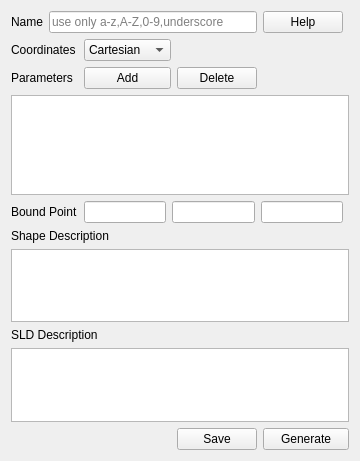
<?xml version="1.0" encoding="UTF-8"?>
<ui version="4.0">
 <class>subwindow_user_defined_model</class>
 <widget class="QWidget" name="subwindow_user_defined_model">
  <property name="geometry">
   <rect>
    <x>0</x>
    <y>0</y>
    <width>347</width>
    <height>461</height>
   </rect>
  </property>
  <property name="windowTitle">
   <string>User-defined Model</string>
  </property>
  <layout class="QGridLayout" name="gridLayout">
   <item row="0" column="0">
    <widget class="QLabel" name="label_6">
     <property name="text">
      <string>Name</string>
     </property>
    </widget>
   </item>
   <item row="0" column="1" colspan="3">
    <widget class="QLineEdit" name="lineEdit_name">
     <property name="text">
      <string/>
     </property>
     <property name="placeholderText">
      <string>use only a-z,A-Z,0-9,underscore</string>
     </property>
    </widget>
   </item>
   <item row="0" column="4">
    <widget class="QPushButton" name="pushButton_help">
     <property name="text">
      <string>Help</string>
     </property>
    </widget>
   </item>
   <item row="1" column="0" colspan="2">
    <widget class="QLabel" name="label">
     <property name="text">
      <string>Coordinates</string>
     </property>
    </widget>
   </item>
   <item row="1" column="2">
    <widget class="QComboBox" name="comboBox_coord">
     <item>
      <property name="text">
       <string>Cartesian</string>
      </property>
     </item>
     <item>
      <property name="text">
       <string>Spherical</string>
      </property>
     </item>
     <item>
      <property name="text">
       <string>Cylindrical</string>
      </property>
     </item>
    </widget>
   </item>
   <item row="2" column="0" colspan="2">
    <widget class="QLabel" name="label_2">
     <property name="text">
      <string>Parameters</string>
     </property>
    </widget>
   </item>
   <item row="2" column="2">
    <widget class="QPushButton" name="pushButton_add_param">
     <property name="text">
      <string>Add</string>
     </property>
    </widget>
   </item>
   <item row="2" column="3">
    <widget class="QPushButton" name="pushButton_delete_param">
     <property name="text">
      <string>Delete</string>
     </property>
    </widget>
   </item>
   <item row="2" column="4" colspan="2">
    <spacer name="horizontalSpacer_2">
     <property name="orientation">
      <enum>Qt::Horizontal</enum>
     </property>
     <property name="sizeHint" stdset="0">
      <size>
       <width>78</width>
       <height>20</height>
      </size>
     </property>
    </spacer>
   </item>
   <item row="3" column="0" colspan="6">
    <widget class="QTableView" name="tableView_params">
     <property name="minimumSize">
      <size>
       <width>0</width>
       <height>100</height>
      </size>
     </property>
     <property name="font">
      <font>
       <family>Consolas</family>
      </font>
     </property>
    </widget>
   </item>
   <item row="4" column="0" colspan="2">
    <widget class="QLabel" name="label_3">
     <property name="text">
      <string>Bound Point</string>
     </property>
    </widget>
   </item>
   <item row="4" column="2" colspan="3">
    <layout class="QHBoxLayout" name="horizontalLayout">
     <item>
      <widget class="QLineEdit" name="lineEdit_bound_point_1"/>
     </item>
     <item>
      <widget class="QLineEdit" name="lineEdit_bound_point_2"/>
     </item>
     <item>
      <widget class="QLineEdit" name="lineEdit_bound_point_3"/>
     </item>
    </layout>
   </item>
   <item row="4" column="5">
    <spacer name="horizontalSpacer">
     <property name="orientation">
      <enum>Qt::Horizontal</enum>
     </property>
     <property name="sizeHint" stdset="0">
      <size>
       <width>2</width>
       <height>17</height>
      </size>
     </property>
    </spacer>
   </item>
   <item row="5" column="0" colspan="3">
    <widget class="QLabel" name="label_4">
     <property name="text">
      <string>Shape Description</string>
     </property>
    </widget>
   </item>
   <item row="7" column="0" colspan="3">
    <widget class="QLabel" name="label_5">
     <property name="text">
      <string>SLD Description</string>
     </property>
    </widget>
   </item>
   <item row="9" column="4" colspan="2">
    <widget class="QPushButton" name="pushButton_generate">
     <property name="text">
      <string>Generate</string>
     </property>
    </widget>
   </item>
   <item row="9" column="3">
    <widget class="QPushButton" name="pushButton">
     <property name="text">
      <string>Save</string>
     </property>
    </widget>
   </item>
   <item row="6" column="0" colspan="6">
    <widget class="QTextEdit" name="textEdit_shape_description">
     <property name="font">
      <font>
       <family>Consolas</family>
      </font>
     </property>
    </widget>
   </item>
   <item row="8" column="0" colspan="6">
    <widget class="QTextEdit" name="textEdit_sld_description">
     <property name="font">
      <font>
       <family>Consolas</family>
      </font>
     </property>
    </widget>
   </item>
  </layout>
 </widget>
 <tabstops>
  <tabstop>lineEdit_name</tabstop>
  <tabstop>pushButton_help</tabstop>
  <tabstop>comboBox_coord</tabstop>
  <tabstop>pushButton_add_param</tabstop>
  <tabstop>pushButton_delete_param</tabstop>
  <tabstop>tableView_params</tabstop>
  <tabstop>lineEdit_bound_point_1</tabstop>
  <tabstop>lineEdit_bound_point_2</tabstop>
  <tabstop>lineEdit_bound_point_3</tabstop>
  <tabstop>textEdit_shape_description</tabstop>
  <tabstop>textEdit_sld_description</tabstop>
  <tabstop>pushButton_generate</tabstop>
 </tabstops>
 <resources/>
 <connections>
  <connection>
   <sender>pushButton_help</sender>
   <signal>clicked()</signal>
   <receiver>subwindow_user_defined_model</receiver>
   <slot>help()</slot>
   <hints>
    <hint type="sourcelabel">
     <x>323</x>
     <y>23</y>
    </hint>
    <hint type="destinationlabel">
     <x>337</x>
     <y>27</y>
    </hint>
   </hints>
  </connection>
  <connection>
   <sender>pushButton_add_param</sender>
   <signal>clicked()</signal>
   <receiver>subwindow_user_defined_model</receiver>
   <slot>add_param()</slot>
   <hints>
    <hint type="sourcelabel">
     <x>160</x>
     <y>79</y>
    </hint>
    <hint type="destinationlabel">
     <x>187</x>
     <y>59</y>
    </hint>
   </hints>
  </connection>
  <connection>
   <sender>pushButton_delete_param</sender>
   <signal>clicked()</signal>
   <receiver>subwindow_user_defined_model</receiver>
   <slot>delete_param()</slot>
   <hints>
    <hint type="sourcelabel">
     <x>239</x>
     <y>81</y>
    </hint>
    <hint type="destinationlabel">
     <x>285</x>
     <y>89</y>
    </hint>
   </hints>
  </connection>
  <connection>
   <sender>pushButton_generate</sender>
   <signal>clicked()</signal>
   <receiver>subwindow_user_defined_model</receiver>
   <slot>generate()</slot>
   <hints>
    <hint type="sourcelabel">
     <x>290</x>
     <y>413</y>
    </hint>
    <hint type="destinationlabel">
     <x>235</x>
     <y>411</y>
    </hint>
   </hints>
  </connection>
  <connection>
   <sender>pushButton</sender>
   <signal>clicked()</signal>
   <receiver>subwindow_user_defined_model</receiver>
   <slot>save()</slot>
   <hints>
    <hint type="sourcelabel">
     <x>185</x>
     <y>410</y>
    </hint>
    <hint type="destinationlabel">
     <x>136</x>
     <y>406</y>
    </hint>
   </hints>
  </connection>
 </connections>
 <slots>
  <slot>help()</slot>
  <slot>add_param()</slot>
  <slot>delete_param()</slot>
  <slot>generate()</slot>
  <slot>save()</slot>
 </slots>
</ui>
